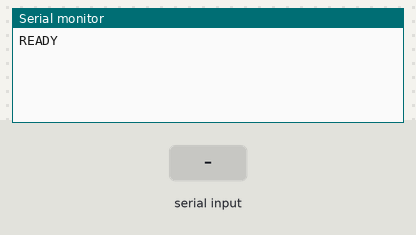
The sketch below on a simulated Arduino Uno, built with avr-gcc and run on an emulated ATmega328P. On the bench: the last lines printed to the serial monitor. The inputs (shaded band) are chosen by the test bench.

Above: at 1.2 s.
1.3 s: "1\n" received over the second serial link
At 2.2 s:
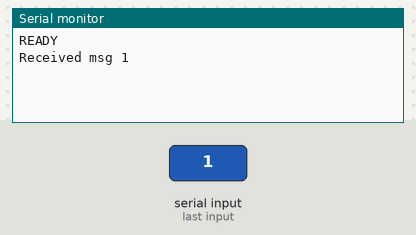
2.8 s: "0\n" received over the second serial link
At 3.4 s:
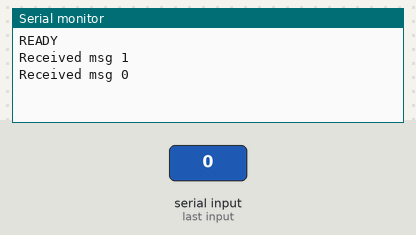
4.3 s: "2\n" received over the second serial link
At 5.7 s:
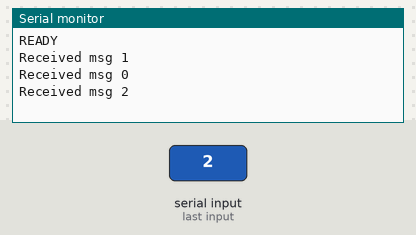

The sketch:

BluetoothTestingCode.ino
```cpp
#include <SoftwareSerial.h>

SoftwareSerial mySerial(A0, A1); // RX, TX
String msg = "";

void setup() {
  Serial.begin(115200);
  while (!Serial) {}
  mySerial.begin(9600);
  Serial.println("READY");
  mySerial.println("READY");
}

void treat_command(){
  Serial.println("Received msg " + msg);
}

void loop() {
  if(mySerial.available()){
    char ah = mySerial.read();
    if(ah=='\n'){
      treat_command();
      msg = "";
    } else {
      msg.concat(ah);
    }
  }
}
```

Measured:
- after the input at 1.3 s, the serial monitor: prints a new line at once (image 1)
- after the input at 2.8 s, the serial monitor: prints a new line at once (image 2)
- after the input at 4.3 s, the serial monitor: prints a new line at once (image 3)
